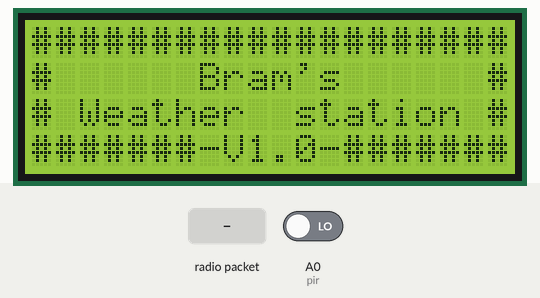
Recording of a sketch running on a simulated Arduino Uno, built with avr-gcc and run on an emulated ATmega328P. On the bench: 20×4 character LCD. The test bench sets the inputs (shaded band); at power-on: A0 (pir) LOW. No radio packets arrive unless stated; what the sketch prints to the serial monitor is not drawn.

Above: at 2.2 s.
2.3 s: radio packet "#C" arrives
At 3.5 s:
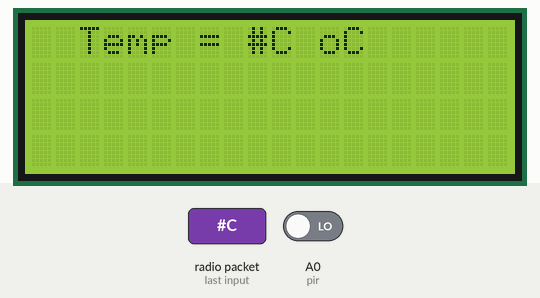
3.8 s: radio packet "#H" arrives
At 5.0 s:
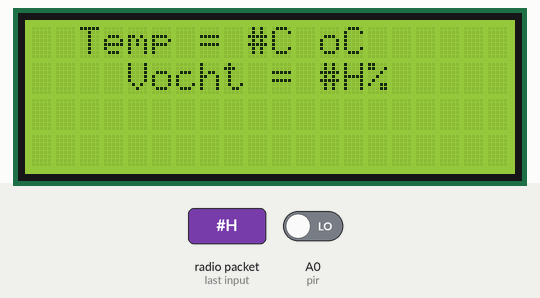
5.3 s: radio packet "#P" arrives
At 6.2 s:
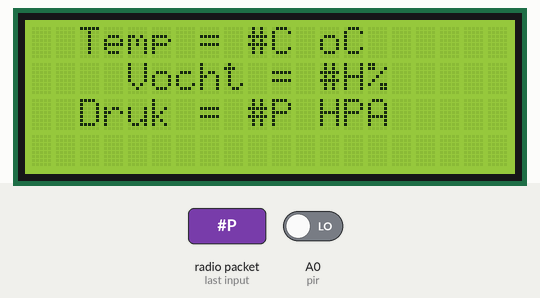
Timing chart, 0 to 8.3 s (numbered marks = the images above; inputs shaded):
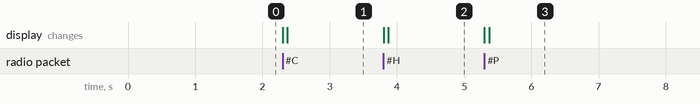

The sketch:

weather_Reciver.ino
```cpp
// (licence header left out)
#include <VirtualWire.h>
#include <stdio.h>
#include <string.h>
#include <LiquidCrystal.h>

double Temp;

LiquidCrystal lcd(12, 10, 5, 4, 3, 2); //LCD Pins
int LCDpin =9;  //LCD backlight Pin
int Humid; // Value
#define pir A0 //Pin for the PIR input

//Varaible to store the recoverd values
String TempC; //Temp in C
String Vocht; //humidity
String Druk;  //pressure

void setup()
{
  Serial.begin(9600); // Debugging only
  Serial.println("setup");


  ////Setting pins for backlight
  pinMode(pir, INPUT);
  pinMode(LCDpin, OUTPUT);

  //LCD
  lcd.begin(20, 4); //Setting rows an colums

  lcd.setCursor(0, 0); //Set Cursor at begining
  lcd.print("####################"); //Drawing

  lcd.setCursor(0, 1); //Set cursor at next line
  lcd.print("#      Bram's      #"); //Drawim

  lcd.setCursor(0, 2); //Set cursor at next line
  lcd.print("# Weather  station #"); //Drawim

  lcd.setCursor(0, 3); //Set cursor at next line
  lcd.print("#######-V1.0-#######"); //Drawim

  //Show on Screen, if this isnt called, screen would be empty
  lcd.display();

  //Set back color to full brightness
  digitalWrite(LCDpin,255);

  //Wait a seccond
  delay(1000);

  //For Receiving  Data
  // Initialise the IO and ISR
  vw_set_ptt_inverted(true); // Required for DR3100
  vw_setup(2000);      // Bits per sec
  vw_rx_start();       // Start the receiver PLL running
}


void loop()
{
  //IF PIR sensor if HIGH, LCD backlight is on
  //The Sensitivity  and duration is adjusted ON the PIR
  digitalWrite(LCDpin, digitalRead(pir));

  ////Receiving  DATA
  uint8_t buf[VW_MAX_MESSAGE_LEN];
  uint8_t buflen = VW_MAX_MESSAGE_LEN;
  if (vw_get_message(buf, &buflen)) // Non-blocking
  {
    int i;
    digitalWrite(13, true);  //onboard LED ON
    char Chars[buflen];
    for (i = 0; i < buflen; i++)
    {
      Chars[i]  = char(buf[i]); //from buffer to Char Arry
    }

    Serial.println(Chars); //Debug only
    Decode(Chars); //Send to deconder
    digitalWrite(13, false); //onboard LED OFF
  }
}

void Decode(char* Raw)
{

  String Code = (String)Raw; //From Char Array to string
  if (Code.startsWith("#C")) //Looks if Code starts With #C
  {
    TempC = Code.substring(2,7); //get 2 to 7 char and put in int TempC string
  }

  if (Code.startsWith("#H")) //Looks if Code starts With #H
  {
    Vocht = Code.substring(2,4);//get 2 to 4 char and put in int Vocht string
  }

  if (Code.startsWith("#P")) //Looks if Code starts With #P
  {
    Druk =  Code.substring(2,8);//get 2 to 8 char and put in int Druk string
  }

  SetScreen();  //Call Funtion
}

//Herbouw scherm
void SetScreen()
{

  lcd.clear(); //Cleas LCD
  lcd.begin(20, 4); //set screen res

  if (TempC != "")
  {
    lcd.setCursor(0, 0); //Set Cursos
    lcd.print(((String)"  Temp = " + TempC + " oC")); //Writes text with received value
  }

  if (Vocht != "")
  {
    lcd.setCursor(0, 1); //Set Cursos
    lcd.print(((String)"    Vocht = " + Vocht +  "%")); //Writes text with received value
  }

  if (Druk != "")
  {
    lcd.setCursor(0, 2); //Set Cursos
    lcd.print(((String)"  Druk = " + Druk +  " HPA"));//Writes text with received value
  }
  lcd.display();
}
```

Measured:
- after the input at 2.3 s, the display: first changes at once (image 1 shows a later state)
- after the input at 3.8 s, the display: first changes at once (image 2 shows a later state)
- after the input at 5.3 s, the display: first changes at once (image 3 shows a later state)
